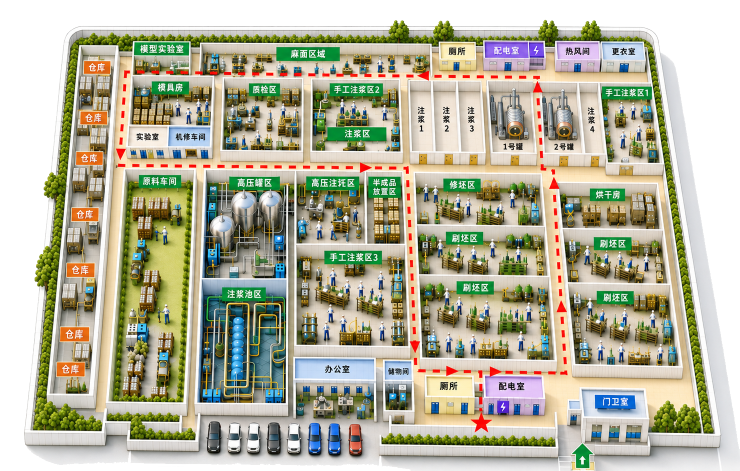
#> input picture .workbuddy/ppt-media/image26.png, 1480 x 941 px, found by its file name (shown at 1/2 size)
$ python build_base_images.py
#> lines starting #> are read from the running program, lines starting #| are printed output that depends on the picture
# -*- coding: utf-8 -*-
"""把 PPT 里三个基地的厂区平面示意图转成 webp 并放入 assets/images/bases/。"""
import os
from PIL import Image

SRC = r'C:\Users\INTCO\Desktop\桂校导航\web-guide\.workbuddy\ppt-media'
DST = r'C:\Users\INTCO\Desktop\桂校导航\web-guide\assets\images\bases'
os.makedirs(DST, exist_ok=True)

JOBS = [
    ('image26.png', 'guoyi-mold.webp'),    # 国毅手模厂 · 厂区平面
    ('image28.png', 'yingcai-box.webp'),   # 英彩箱盒厂 · 厂区平面
    ('image30.png', 'kaiser-latex.webp'),  # 凯泽乳胶厂 · 厂区平面
]

for src_name, dst_name in JOBS:
    p = os.path.join(SRC, src_name)
    im = Image.open(p)
#> im is the input picture: PIL image 1480x941 RGBA; mean R, G, B, A 181.3, 180.1, 158.8, 213.7
    if im.mode in ('RGBA', 'LA', 'P'):
        im = im.convert('RGBA')
        bg = Image.new('RGB', im.size, (255, 255, 255))
#> bg: PIL image 1480x941 RGB; every value is 255
        bg.paste(im, mask=im.split()[-1])
        im = bg
    elif im.mode != 'RGB':
        im = im.convert('RGB')
    w, h = im.size
#> w = 1480; h = 941
    if w > 1280:
        im = im.resize((1280, round(h * 1280 / w)), Image.LANCZOS)
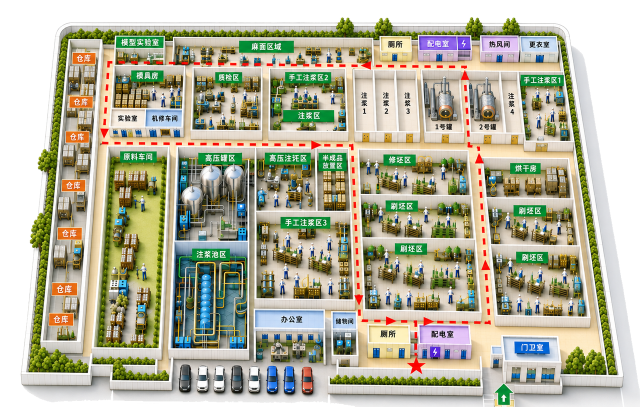
#> im: PIL image 1280x814 RGB (shown at 1/2 size); mean R, G, B 181.4, 180.1, 158.9
    out = os.path.join(DST, dst_name)
    im.save(out, 'WEBP', quality=84, method=6)
    print('%-22s %4dx%-5d -> %-22s %8.1f KB' % (
        src_name, w, h, dst_name, os.path.getsize(out) / 1024))
#| image26.png            1480x941   -> guoyi-mold.webp           223.8 KB
#> pass 2 of the loop `for src_name, dst_name in JOBS:`:
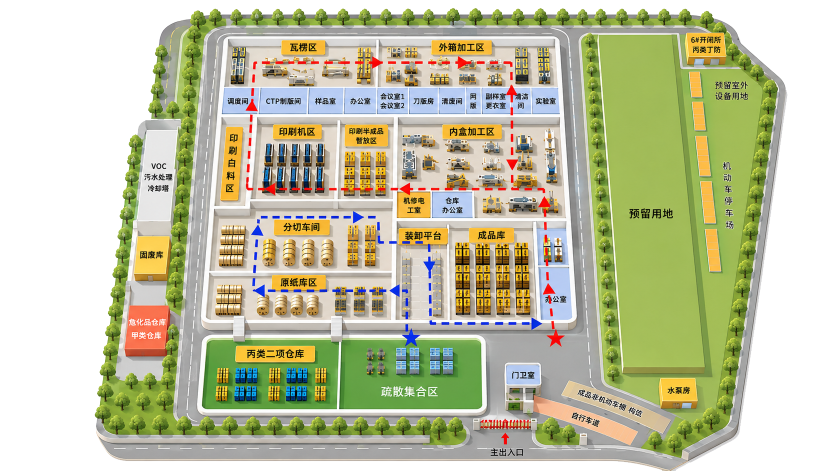
#> input picture .workbuddy/ppt-media/image28.png, 1672 x 941 px, found by its file name (shown at 1/2 size)
#> im is the input picture: PIL image 1672x941 RGBA; mean R, G, B, A 193.1, 195.2, 163.8, 184.8
#> `im = im.resize((1280, round(h * 1280 / w)), Image.LANCZOS)`:
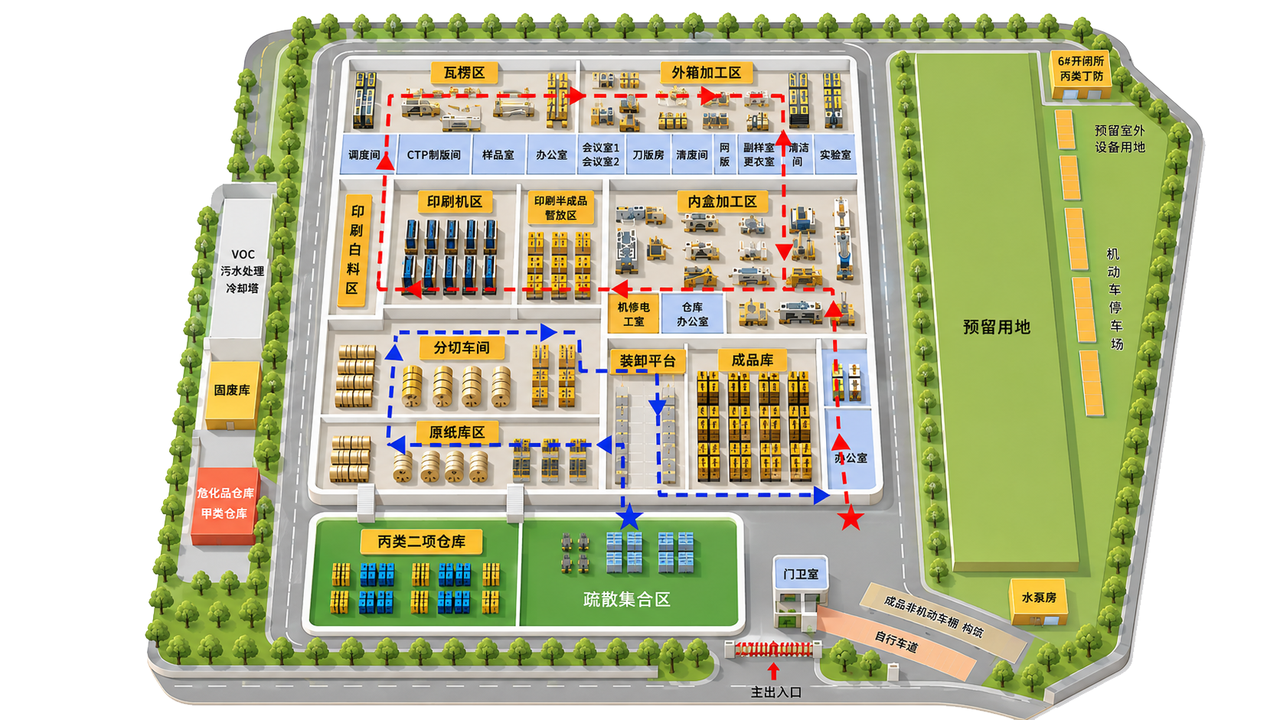
#> im: PIL image 1280x720 RGB; mean R, G, B 193.1, 195.3, 163.9
#| image28.png            1672x941   -> yingcai-box.webp          142.8 KB
#> pass 3 of the loop `for src_name, dst_name in JOBS:`:
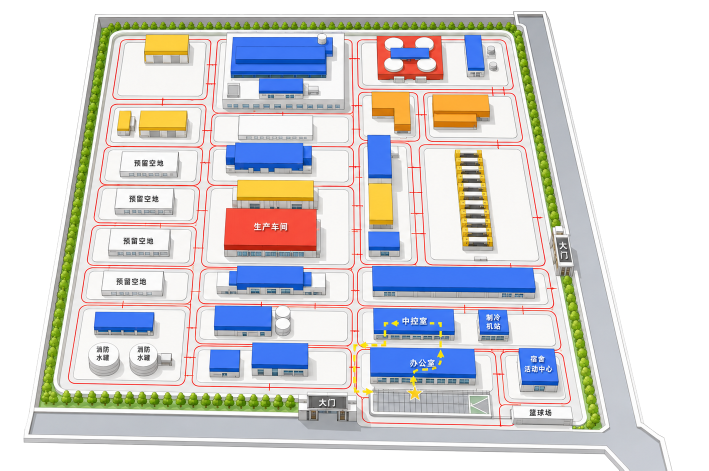
#> input picture .workbuddy/ppt-media/image30.png, 1417 x 941 px, found by its file name (shown at 1/2 size)
#> im is the input picture: PIL image 1417x941 RGBA; mean R, G, B, A 212.4, 211.3, 211.9, 180.8
#> `im = im.resize((1280, round(h * 1280 / w)), Image.LANCZOS)`:
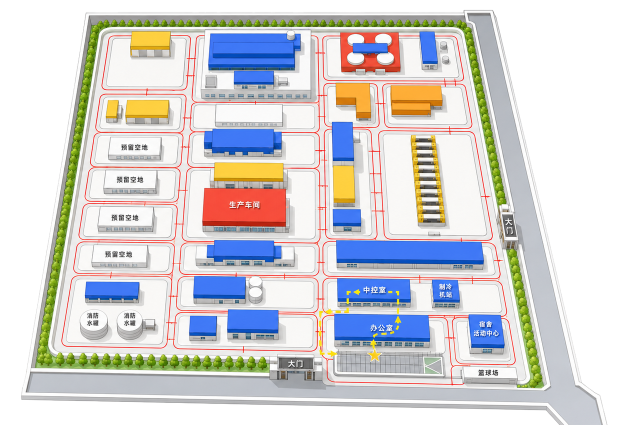
#> im: PIL image 1280x850 RGB (shown at 1/2 size); mean R, G, B 212.4, 211.3, 211.9
#| image30.png            1417x941   -> kaiser-latex.webp         116.3 KB

print('\n目录:', DST)
for f in sorted(os.listdir(DST)):
    print('  ', f, round(os.path.getsize(os.path.join(DST, f)) / 1024, 1), 'KB')
#> pass 2 of the loop `for f in sorted(os.listdir(DST)):`:
#> pass 3 of the loop `for f in sorted(os.listdir(DST)):`:
